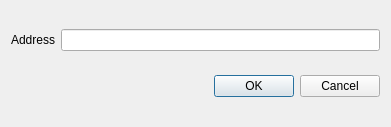
<ui version="4.0" >
 <class>NewConnectionDialog</class>
 <widget class="QDialog" name="NewConnectionDialog" >
  <property name="geometry" >
   <rect>
    <x>0</x>
    <y>0</y>
    <width>391</width>
    <height>127</height>
   </rect>
  </property>
  <property name="windowTitle" >
   <string>New Connection</string>
  </property>
  <layout class="QGridLayout" name="gridLayout" >
   <item row="0" column="0" >
    <layout class="QHBoxLayout" name="horizontalLayout" >
     <item>
      <widget class="QLabel" name="label" >
       <property name="text" >
        <string>Address</string>
       </property>
      </widget>
     </item>
     <item>
      <widget class="QLineEdit" name="addressLineEdit" />
     </item>
    </layout>
   </item>
   <item row="1" column="0" >
    <widget class="QDialogButtonBox" name="buttonBox" >
     <property name="orientation" >
      <enum>Qt::Horizontal</enum>
     </property>
     <property name="standardButtons" >
      <set>QDialogButtonBox::Cancel|QDialogButtonBox::Ok</set>
     </property>
    </widget>
   </item>
  </layout>
 </widget>
 <resources/>
 <connections>
  <connection>
   <sender>buttonBox</sender>
   <signal>accepted()</signal>
   <receiver>NewConnectionDialog</receiver>
   <slot>accept()</slot>
   <hints>
    <hint type="sourcelabel" >
     <x>248</x>
     <y>254</y>
    </hint>
    <hint type="destinationlabel" >
     <x>157</x>
     <y>274</y>
    </hint>
   </hints>
  </connection>
  <connection>
   <sender>buttonBox</sender>
   <signal>rejected()</signal>
   <receiver>NewConnectionDialog</receiver>
   <slot>reject()</slot>
   <hints>
    <hint type="sourcelabel" >
     <x>316</x>
     <y>260</y>
    </hint>
    <hint type="destinationlabel" >
     <x>286</x>
     <y>274</y>
    </hint>
   </hints>
  </connection>
 </connections>
</ui>
